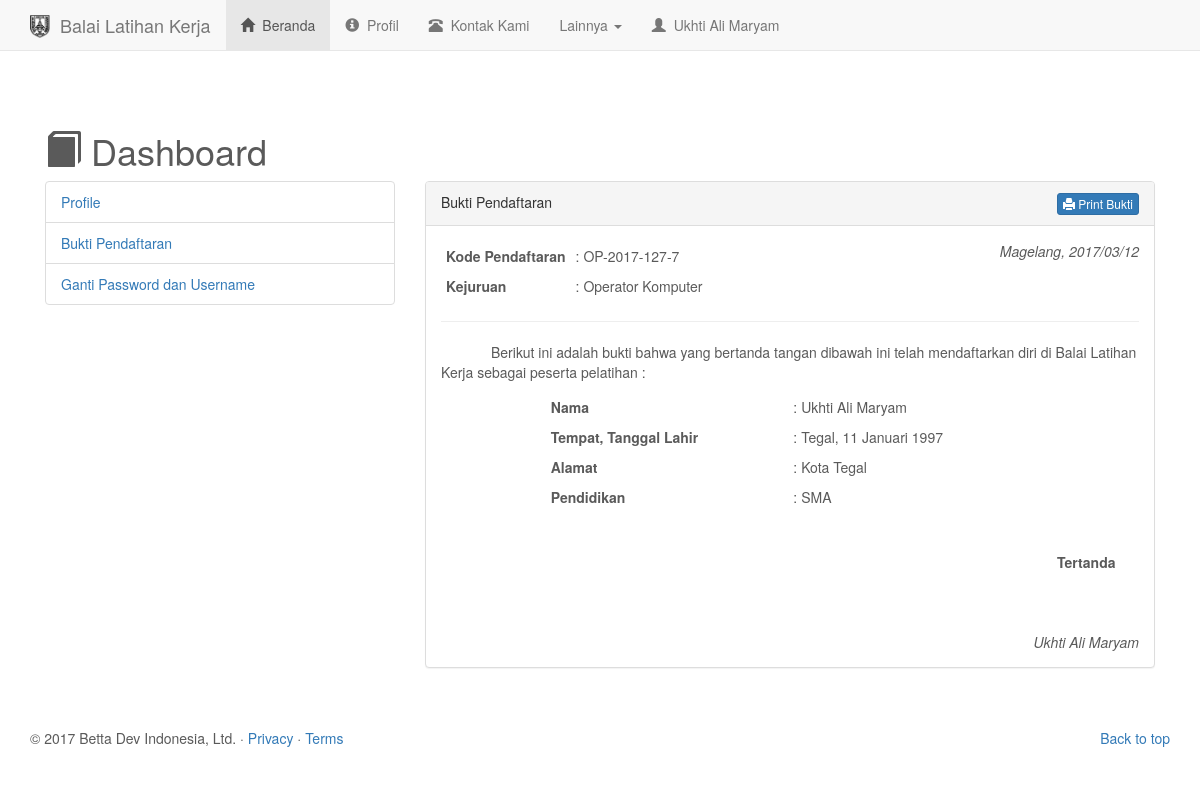
The app's page /user/dashboard.php?bukti_daftar=Ukhti+Ali+Maryam&peserta_id=7 (signed in) with its own data.
### tables this page shows
CREATE TABLE IF NOT EXISTS `peserta` (
  `id_peserta` int(11) NOT NULL AUTO_INCREMENT,
  `nama` varchar(100) NOT NULL,
  `id_kejuruan` int(11) NOT NULL,
  `nik` varchar(100) NOT NULL,
  `ttl` text NOT NULL,
  `jk` enum('pria','wanita') NOT NULL,
  `id_agama` int(11) NOT NULL,
  `skawin` enum('Menikah','Belum') NOT NULL,
  `id_pendidikan` int(11) NOT NULL,
  `alamat` varchar(50) NOT NULL,
  `telp` varchar(25) NOT NULL,
  `p_kursus` text,
  `p_kerja` text,
  `nama_ortu` varchar(50) NOT NULL,
  `pk_ortu` varchar(30) NOT NULL,
  `alamat_ortu` varchar(100) NOT NULL,
  `ijazah` varchar(450) NOT NULL,
  `ktp` varchar(450) NOT NULL,
  `tanggalDaftar` date NOT NULL,
  `status_peserta` enum('0','1') NOT NULL,
  PRIMARY KEY (`id_peserta`),
  KEY `id_kejuruan` (`id_kejuruan`),
  KEY `id_agama` (`id_agama`),
  KEY `id_pendidikan` (`id_pendidikan`)
);

CREATE TABLE IF NOT EXISTS `kejuruan` (
  `id_kejuruan` int(4) NOT NULL AUTO_INCREMENT,
  `nama_kejuruan` varchar(50) NOT NULL,
  `maxKuota` int(11) NOT NULL DEFAULT '20',
  PRIMARY KEY (`id_kejuruan`)
);

CREATE TABLE IF NOT EXISTS `pendidikan` (
  `id_pendidikan` int(11) NOT NULL AUTO_INCREMENT,
  `nama` varchar(64) NOT NULL,
  `keterangan` varchar(255) DEFAULT NULL,
  PRIMARY KEY (`id_pendidikan`)
);

### user/config/function.php (called while the page is built, shortened)
<?php
function getPeserta($id){
	$query = "SELECT * FROM peserta WHERE id_peserta='$id'";
	$sql = mysql_query($query);
	$result = mysql_fetch_assoc($sql);
	return $result;
}
function namaKejuruan($id_kejuruan){
	$sql = "SELECT nama_kejuruan FROM kejuruan WHERE id_kejuruan='$id_kejuruan'";
	$query = mysql_query($sql);
	$result = mysql_fetch_assoc($query);
	return $result['nama_kejuruan'];
}
function pendidikan($id_pendidikan){
	$sql = "SELECT nama FROM pendidikan WHERE id_pendidikan='$id_pendidikan'";
	$query = mysql_query($sql);
	$result = mysql_fetch_assoc($query);
	return $result['nama'];
}
function __generatorID($id_kejuruan){
      $sql = "SELECT CONCAT(LEFT(kejuruan.nama_kejuruan, 2),'-',DATE_FORMAT(peserta.tanggalDaftar, '%Y-%d'),peserta.id_peserta) AS ID_DAFTAR FROM kejuruan INNER JOIN peserta ON kejuruan.id_kejuruan = peserta.id_kejuruan WHERE kejuruan.id_kejuruan='$id_kejuruan'";
      $query = mysql_query($sql);
      $result = mysql_fetch_assoc($query);
      return strtoupper($result['ID_DAFTAR']);
}
?>

### user/templates/dashboard-bukti-container.php (the view)
<div class="starter-template">
	<h1><i class="glyphicon glyphicon-book"></i> Dashboard</h1>
	<div class="row">
		<?php require '_sideBar.php'; ?>
		<div class="col-lg-8 col-md-9 col-sm-8">
			<div class="panel panel-default">
			  <div class="panel-heading">
				  <span class="pull-left">Bukti Pendaftaran</span>
				  <span class="pull-right"><a href="http://localhost/project_blk/v.1.0.3/user/print?print=bukti_daftar&id=<?= $peserta['id_peserta'] ?>" class="btn btn-xs btn-primary" target="_blank"><i class="glyphicon glyphicon-print"></i> Print Bukti</a></span>
				  <div class="clearfix"></div>
			  </div>
			  <div class="panel-body">
			  	<span class="pull-right"><i>Magelang, <?= str_replace('-','/',$peserta['tanggalDaftar']) ?></i></span>
			    <table class="table-condensed">
			    	<tr>
			    		<th>Kode Pendaftaran</th>
			    		<td>: <?= __generatorID($peserta['id_kejuruan']).'-'.$peserta['id_peserta'] ?></td>
			    	</tr>
			    	<tr>
						<th>Kejuruan</th>
						<td>: <?= namaKejuruan($peserta['id_kejuruan']); ?></td>
					</tr>
			    </table>
			    <hr>
			    <p style="text-indent:50px;">Berikut ini adalah bukti bahwa yang bertanda tangan dibawah ini telah mendaftarkan diri di Balai Latihan Kerja sebagai peserta pelatihan : </p>
			    <table class="table-condensed" style="width:70%;margin:auto;">
			    	<tr>
			    		<th>Nama</th>
			    		<td>: <?= $peserta['nama'] ?></td>
			    	</tr>
			    	<tr>
			    		<th>Tempat, Tanggal Lahir</th>
			    		<td>: <?= $peserta['ttl'] ?></td>
			    	</tr>
			    	<tr>
			    		<th>Alamat</th>
			    		<td>: <?= $peserta['alamat'] ?></td>
			    	</tr>
			    	<tr>
			    		<th>Pendidikan</th>
			    		<td>: <?= pendidikan($peserta['id_pendidikan']) ?></td>
			    	</tr>
			    </table>
			    <br><br>
			    <span class="pull-right text-center">
			    <b>Tertanda</b>
			    <br><br><br><br>
			    <i><?= $peserta['nama'] ?></i>
			    </span>
			  </div>
			</div>
		</div>
	</div>
</div>

### user/templates/header2.php (shortened to what this page needs)
<!DOCTYPE html>
<html lang="en">
  <head>
    <link href="http://localhost/project_blk/v.1.0.3/node_modules/bootstrap/dist/css/bootstrap.min.css" rel="stylesheet">
    <link rel="stylesheet" href="http://localhost/project_blk/v.1.0.3/libs/fonts/css/font-awesome.min.css">
    <link href="./libs/style.css" rel="stylesheet">
  </head>
  <body>
    <nav class="navbar navbar-default navbar-static-top">
          <div class="container">
            <div class="navbar-header">
              <a class="navbar-brand" href="./">
                <img src="./libs/photos/icon_blk.png" alt="Balai Latihan Kerja" class="pull-left" style="width:20px;height:23px;"> &nbsp; Balai Latihan Kerja
              </a>
            </div>
            <div id="navbar" class="navbar-collapse collapse">
              <ul class="nav navbar-nav">
                <li class="active">
                  <a href="./"><i class="glyphicon glyphicon-home"></i>&nbsp; Beranda</a>
                </li>
                <li>
                  <a href="./profil"><i class="glyphicon glyphicon-info-sign"></i>&nbsp; Profil</a>
                </li>
                <li>
                  <a href="./contact"><i class="glyphicon glyphicon-phone-alt"></i>&nbsp; Kontak Kami</a>
                </li>
                <li class="dropdown">
                  <a href="#" class="dropdown-toggle" data-toggle="dropdown" role="button" aria-haspopup="true" aria-expanded="false">Lainnya <span class="caret"></span></a>
                </li>
                <li>
                  <a href="./dashboard">
                  <i class="glyphicon glyphicon-user"></i>&nbsp; <?= $peserta['nama']; ?></a>
                </li>
              </ul>
            </div>
          </div>
        </nav>
    <div class="container">

### user/libs/style.css (style rules this page uses)
body { padding-bottom: 40px; color: #5a5a5a; }
.starter-template { padding: 40px 15px; }

### records on screen
peserta: nama "Ukhti Ali Maryam", tanggalDaftar "2017/03/12", id_peserta "7", id_kejuruan.nama_kejuruan "Operator Komputer", ttl "Tegal, 11 Januari 1997", alamat "Kota Tegal", id_pendidikan.nama "SMA"

### other values on screen
__generatorID($peserta['id_kejuruan']) "OP-2017-127"
